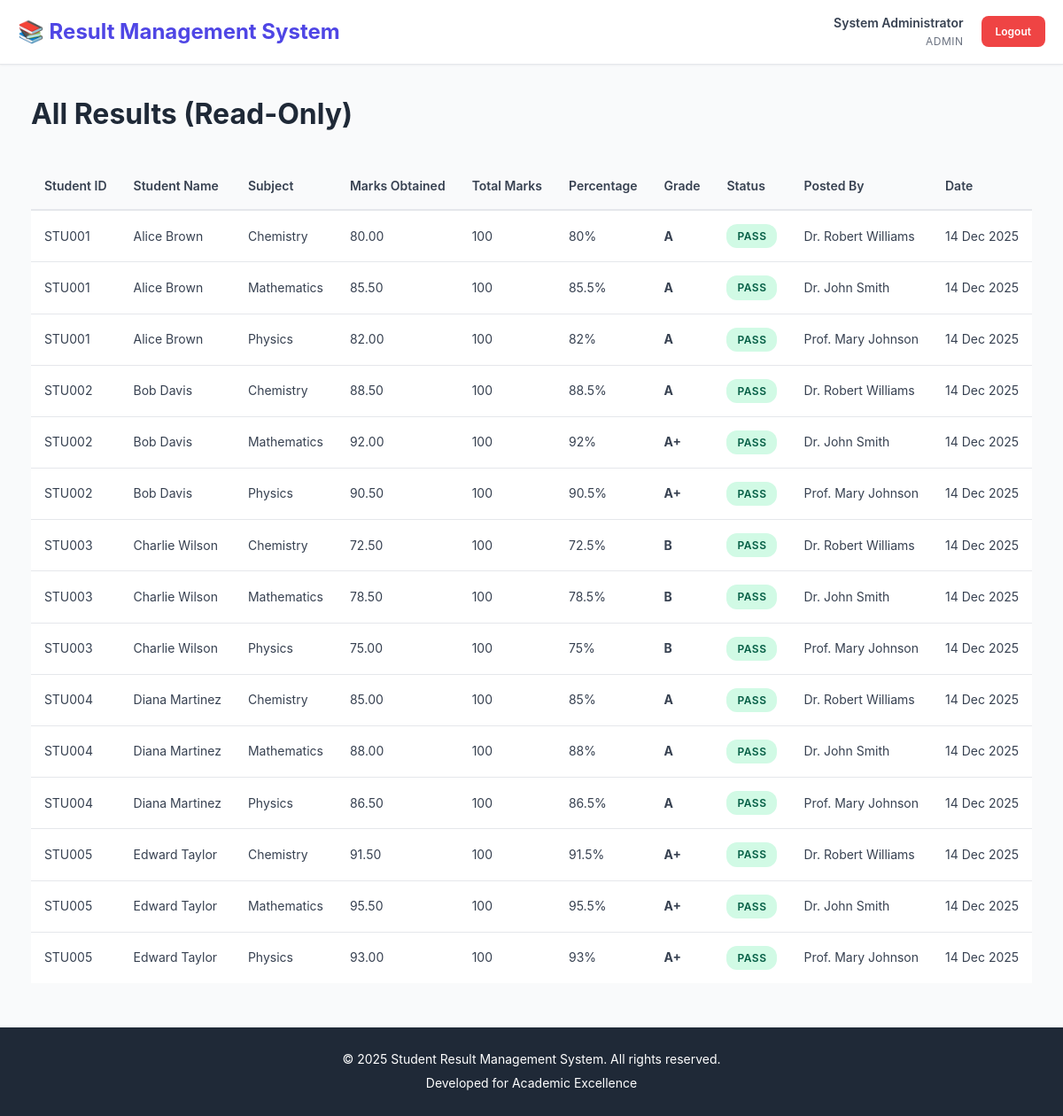
Screenshot of /admin/view_results.php (signed in) with the database file from the repository.
### tables this page shows
CREATE TABLE marks (
    id INT AUTO_INCREMENT PRIMARY KEY,
    student_id INT NOT NULL,
    subject_id INT NOT NULL,
    staff_id INT NOT NULL,
    marks_obtained DECIMAL(5,2) NOT NULL,
    posted_at TIMESTAMP DEFAULT CURRENT_TIMESTAMP,
    FOREIGN KEY (student_id) REFERENCES students(id) ON DELETE CASCADE,
    FOREIGN KEY (subject_id) REFERENCES subjects(id) ON DELETE CASCADE,
    FOREIGN KEY (staff_id) REFERENCES users(id) ON DELETE CASCADE,
    UNIQUE KEY unique_student_subject (student_id, subject_id),
    CHECK (marks_obtained >= 0)
);

CREATE TABLE students (
    id INT AUTO_INCREMENT PRIMARY KEY,
    student_id VARCHAR(20) UNIQUE NOT NULL,
    full_name VARCHAR(100) NOT NULL,
    email VARCHAR(100),
    phone VARCHAR(15),
    class VARCHAR(50),
    created_at TIMESTAMP DEFAULT CURRENT_TIMESTAMP
);

CREATE TABLE subjects (
    id INT AUTO_INCREMENT PRIMARY KEY,
    subject_code VARCHAR(20) UNIQUE NOT NULL,
    subject_name VARCHAR(100) NOT NULL,
    total_marks INT NOT NULL DEFAULT 100,
    created_at TIMESTAMP DEFAULT CURRENT_TIMESTAMP
);

CREATE TABLE users (
    id INT AUTO_INCREMENT PRIMARY KEY,
    username VARCHAR(50) UNIQUE NOT NULL,
    password VARCHAR(255) NOT NULL,
    role ENUM('admin', 'staff', 'student') NOT NULL,
    full_name VARCHAR(100) NOT NULL,
    email VARCHAR(100),
    created_at TIMESTAMP DEFAULT CURRENT_TIMESTAMP
);

### includes/functions.php (called while the page is built, shortened)
<?php
function getPassFailStatus($marks, $totalMarks, $passPercentage = 40) {
    $percentage = ($marks / $totalMarks) * 100;
    return $percentage >= $passPercentage ? 'Pass' : 'Fail';
}
function calculatePercentage($marks, $totalMarks) {
    return round(($marks / $totalMarks) * 100, 2);
}
function getGrade($percentage) {
    if ($percentage >= 90) return 'A+';
    if ($percentage >= 80) return 'A';
    if ($percentage >= 70) return 'B';
    return 'F';
}
function formatDate($date) {
    return date('d M Y', strtotime($date));
}
?>

### admin/view_results.php (the view, shortened to what this page needs)
<?php
$conn = getDBConnection();
$results = [];
$query = "
    SELECT
        m.*,
        s.student_id,
        s.full_name as student_name,
        sub.subject_code,
        sub.subject_name,
        sub.total_marks,
        u.full_name as staff_name
    FROM marks m
    INNER JOIN students s ON m.student_id = s.id
    INNER JOIN subjects sub ON m.subject_id = sub.id
    INNER JOIN users u ON m.staff_id = u.id
    ORDER BY s.student_id, sub.subject_code
";
$result = $conn->query($query);
while ($row = $result->fetch_assoc()) {
    $row['percentage'] = calculatePercentage($row['marks_obtained'], $row['total_marks']);
    $row['status'] = getPassFailStatus($row['marks_obtained'], $row['total_marks']);
    $row['grade'] = getGrade($row['percentage']);
    $results[] = $row;
}
?>
<!DOCTYPE html>
<html lang="en">
<head>
    <link rel="stylesheet" href="../assets/css/style.css">
</head>
<body>
    <?php include '../includes/header.php'; ?>
    <div class="container">
        <h1 class="page-title">All Results (Read-Only)</h1>
        <div class="table-container">
            <table class="data-table">
                <thead>
                    <tr>
                        <th>Student ID</th>
                        <th>Student Name</th>
                        <th>Subject</th>
                        <th>Marks Obtained</th>
                        <th>Total Marks</th>
                        <th>Percentage</th>
                        <th>Grade</th>
                        <th>Status</th>
                        <th>Posted By</th>
                        <th>Date</th>
                    </tr>
                </thead>
                <tbody>
                    <?php if (empty($results)): ?>
                        <tr>
                            <td colspan="10" class="text-center">No results found</td>
                        </tr>
                    <?php else: ?>
                        <?php foreach ($results as $result): ?>
                            <tr>
                                <td><?php echo $result['student_id']; ?></td>
                                <td><?php echo htmlspecialchars($result['student_name']); ?></td>
                                <td><?php echo htmlspecialchars($result['subject_name']); ?></td>
                                <td><?php echo number_format($result['marks_obtained'], 2); ?></td>
                                <td><?php echo $result['total_marks']; ?></td>
                                <td><?php echo $result['percentage']; ?>%</td>
                                <td><strong><?php echo $result['grade']; ?></strong></td>
                                <td>
                                    <?php if ($result['status'] === 'Pass'): ?>
                                        <span class="badge badge-success">Pass</span>
                                    <?php else: ?>
                                        <span class="badge badge-danger">Fail</span>
                                    <?php endif; ?>
                                </td>
                                <td><?php echo htmlspecialchars($result['staff_name']); ?></td>
                                <td><?php echo formatDate($result['posted_at']); ?></td>
                            </tr>
                        <?php endforeach; ?>
                    <?php endif; ?>
                </tbody>
            </table>
        </div>
    </div>
    <?php include '../includes/footer.php'; ?>
</body>
</html>

### assets/css/style.css (style rules this page uses)
* { margin: 0; padding: 0; box-sizing: border-box; }
:root { --primary-color: #4f46e5; --primary-dark: #4338ca; --secondary-color: #10b981; --danger-color: #ef4444; --warning-color: #f59e0b; --info-color: #3b82f6; --dark-color: #1f2937; --light-color: #f9fafb; --border-color: #e5e7eb; --text-color: #374151; --text-light: #6b7280; --shadow-sm: 0 1px 2px 0 rgba(0, 0, 0, 0.05); --shadow-md: 0 4px 6px -1px rgba(0, 0, 0, 0.1); --shadow-lg: 0 10px 15px -3px rgba(0, 0, 0, 0.1); --radius: 8px; }
body { font-family: -apple-system, BlinkMacSystemFont, 'Segoe UI', Roboto, 'Helvetica Neue', Arial, sans-serif; background-color: var(--light-color); color: var(--text-color); line-height: 1.6; min-height: 100vh; display: flex; flex-direction: column; }
.container { max-width: 1200px; margin: 0 auto; padding: 30px 20px; flex: 1; }
.page-title { font-size: 32px; color: var(--dark-color); margin-bottom: 30px; font-weight: 700; }
.table-container { overflow-x: auto; margin-bottom: 20px; }
.data-table { width: 100%; border-collapse: collapse; background: white; font-size: 14px; }
.data-table thead { background: var(--light-color); }
.data-table th { padding: 15px; text-align: left; font-weight: 600; color: var(--text-color); border-bottom: 2px solid var(--border-color); }
.data-table td { padding: 15px; border-bottom: 1px solid var(--border-color); }
.data-table tbody tr:last-child td { border-bottom: none; }
.badge { display: inline-block; padding: 4px 12px; border-radius: 12px; font-size: 12px; font-weight: 600; text-transform: uppercase; letter-spacing: 0.5px; }
.badge-success { background: #d1fae5; color: #065f46; }

### rows the page displays
marks: student.student_id "STU001", student.full_name "Alice Brown", subject.subject_name "Chemistry", marks_obtained "80.00", subject.total_marks "100", percentage "80", grade "A", staff.full_name "Dr. Robert Williams", posted_at "14 Dec 2025"
marks: student.student_id "STU001", student.full_name "Alice Brown", subject.subject_name "Mathematics", marks_obtained "85.50", subject.total_marks "100", percentage "85.5", grade "A", staff.full_name "Dr. John Smith", posted_at "14 Dec 2025"
marks: student.student_id "STU001", student.full_name "Alice Brown", subject.subject_name "Physics", marks_obtained "82.00", subject.total_marks "100", percentage "82", grade "A", staff.full_name "Prof. Mary Johnson", posted_at "14 Dec 2025"
marks: student.student_id "STU002", student.full_name "Bob Davis", subject.subject_name "Chemistry", marks_obtained "88.50", subject.total_marks "100", percentage "88.5", grade "A", staff.full_name "Dr. Robert Williams", posted_at "14 Dec 2025"
marks: student.student_id "STU002", student.full_name "Bob Davis", subject.subject_name "Mathematics", marks_obtained "92.00", subject.total_marks "100", percentage "92", grade "A+", staff.full_name "Dr. John Smith", posted_at "14 Dec 2025"
marks: student.student_id "STU002", student.full_name "Bob Davis", subject.subject_name "Physics", marks_obtained "90.50", subject.total_marks "100", percentage "90.5", grade "A+", staff.full_name "Prof. Mary Johnson", posted_at "14 Dec 2025"
marks: student.student_id "STU003", student.full_name "Charlie Wilson", subject.subject_name "Chemistry", marks_obtained "72.50", subject.total_marks "100", percentage "72.5", grade "B", staff.full_name "Dr. Robert Williams", posted_at "14 Dec 2025"
marks: student.student_id "STU003", student.full_name "Charlie Wilson", subject.subject_name "Mathematics", marks_obtained "78.50", subject.total_marks "100", percentage "78.5", grade "B", staff.full_name "Dr. John Smith", posted_at "14 Dec 2025"
marks: student.student_id "STU003", student.full_name "Charlie Wilson", subject.subject_name "Physics", marks_obtained "75.00", subject.total_marks "100", percentage "75", grade "B", staff.full_name "Prof. Mary Johnson", posted_at "14 Dec 2025"
marks: student.student_id "STU004", student.full_name "Diana Martinez", subject.subject_name "Chemistry", marks_obtained "85.00", subject.total_marks "100", percentage "85", grade "A", staff.full_name "Dr. Robert Williams", posted_at "14 Dec 2025"
marks: student.student_id "STU004", student.full_name "Diana Martinez", subject.subject_name "Mathematics", marks_obtained "88.00", subject.total_marks "100", percentage "88", grade "A", staff.full_name "Dr. John Smith", posted_at "14 Dec 2025"
marks: student.student_id "STU004", student.full_name "Diana Martinez", subject.subject_name "Physics", marks_obtained "86.50", subject.total_marks "100", percentage "86.5", grade "A", staff.full_name "Prof. Mary Johnson", posted_at "14 Dec 2025"
marks: student.student_id "STU005", student.full_name "Edward Taylor", subject.subject_name "Chemistry", marks_obtained "91.50", subject.total_marks "100", percentage "91.5", grade "A+", staff.full_name "Dr. Robert Williams", posted_at "14 Dec 2025"
marks: student.student_id "STU005", student.full_name "Edward Taylor", subject.subject_name "Mathematics", marks_obtained "95.50", subject.total_marks "100", percentage "95.5", grade "A+", staff.full_name "Dr. John Smith", posted_at "14 Dec 2025"
marks: student.student_id "STU005", student.full_name "Edward Taylor", subject.subject_name "Physics", marks_obtained "93.00", subject.total_marks "100", percentage "93", grade "A+", staff.full_name "Prof. Mary Johnson", posted_at "14 Dec 2025"

### other values shown
$full_name "System Administrator"
$current_role "ADMIN"
